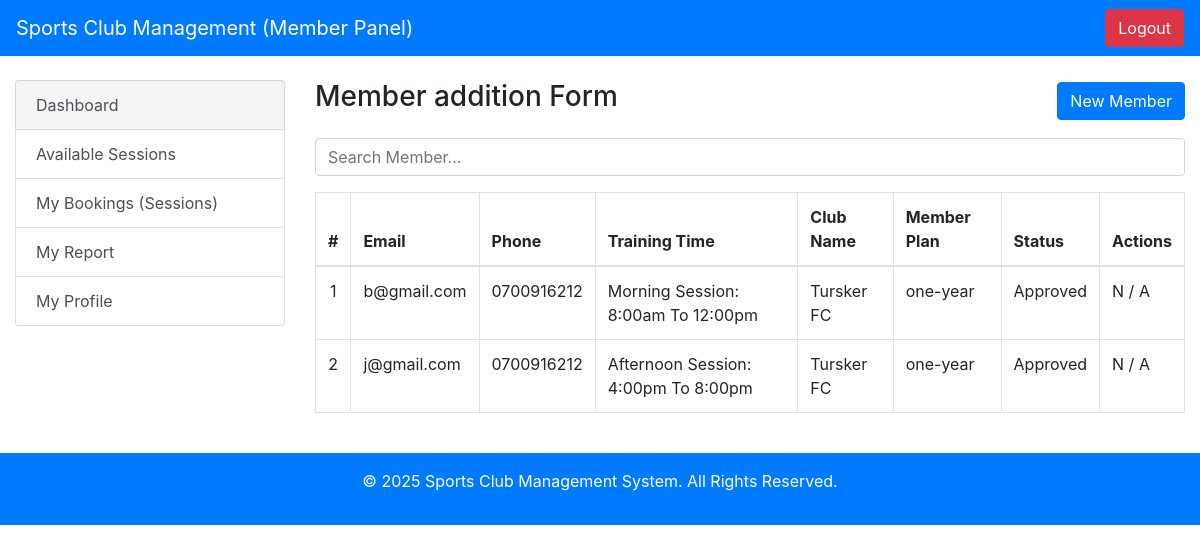
/memberlist.php, run on the app's committed database.
### tables this page shows
CREATE TABLE `members` (
  `member_id` int(11) NOT NULL,
  `firstname` varchar(50) NOT NULL,
  `lastname` varchar(50) NOT NULL,
  `email` varchar(100) NOT NULL,
  `phone` varchar(15) NOT NULL,
  `age` int(11) NOT NULL,
  `club_id` int(11) NOT NULL,
  `plan_id` int(11) NOT NULL,
  `training_time` varchar(100) NOT NULL,
  `password` varchar(255) NOT NULL,
  `meStatus` varchar(120) NOT NULL DEFAULT 'Approved',
  `created_at` timestamp NOT NULL DEFAULT current_timestamp()
);

CREATE TABLE `club_services` (
  `club_id` int(11) NOT NULL,
  `name` varchar(255) NOT NULL,
  `position` varchar(255) NOT NULL,
  `goal` text NOT NULL,
  `created_at` timestamp NOT NULL DEFAULT current_timestamp(),
  `club_del` varchar(120) NOT NULL DEFAULT 'present'
);

CREATE TABLE `plans` (
  `plan_id` int(11) NOT NULL,
  `planname` varchar(255) NOT NULL,
  `planLength` varchar(120) NOT NULL,
  `fees` decimal(10,2) NOT NULL,
  `planend` varchar(120) NOT NULL,
  `plan_del` varchar(120) NOT NULL DEFAULT 'present'
);

### memberlist.php (the view, shortened to what this page needs)
<?php
include_once("includes/connection.php");
?>
<!DOCTYPE html>
<html lang="en">
<head>
  <link href="https://stackpath.bootstrapcdn.com/bootstrap/4.5.2/css/bootstrap.min.css" rel="stylesheet">
</head>
<body>
<?php include_once("includes/topbar.php");?>
  <div class="container-fluid mt-4">
    <div class="row">
      <div class="col-md-3">
        <?php include_once("includes/sidebar.php"); ?>
      </div>
      <div class="col-md-9">
        <div class="d-flex justify-content-between align-items-center mb-3">
          <h3>Member addition Form</h3>
          <button class="btn btn-primary" data-toggle="modal" data-target="#addStaffModal">New Member</button>
        </div>
        <div class="mb-3">
          <input type="text" id="searchInput" class="form-control" placeholder="Search Member...">
        </div>
        <table class="table table-bordered" id="staffTable">
          <thead>
            <tr>
              <th>#</th>
              <th>Email</th>
              <th>Phone</th>
              <th>Training Time</th>
              <th>Club Name</th>
              <th>Member Plan</th>
              <th>Status</th>
              <th>Actions</th>
            </tr>
          </thead>
          <tbody>
          <?php
    $cnt=1;
      $dis = mysqli_query($conn,"select * from members join club_services on members.club_id=club_services.club_id join plans on members.plan_id=plans.plan_id");
      while($rows=mysqli_fetch_array($dis)){
        $member_id = $rows['member_id'];
        ?>
            <tr>
                <td class="text-center"><?php echo $cnt;?></td>
                 <td><?php echo $rows['email'] ?></td>
                 <td><?php echo $rows['phone'] ?></td>
                 <td><?php echo $rows['training_time'] ?></td>
                 <td><?php echo $rows['name'] ?></td>
                 <td><?php echo $rows['planname'] ?></td>
                 <td><?php echo $rows['meStatus'] ?></td>
                 <td>
                  <?php
                   $st = $rows['meStatus'];
                   if($st =="Approved"){
                     ?>
                       <p> N / A </p>
                     <?php
                   }
                   else{
                  ?>
                      <a class="btn btn-warning btn-sm" href="approve.php?member_id=<?php echo $member_id; ?>">Approve</a>
                  <?php
                   }
                  ?>
 </td>
            </tr>
        <?php
        $cnt=$cnt+1;
      }
    ?>
          </tbody>
        </table>
      </div>
    </div>
  </div>
  <?php include_once("includes/footer.php"); ?>
</body>
</html>

### includes/topbar.php (shortened to what this page needs)
<nav class="navbar navbar-expand-lg navbar-dark bg-primary">
  <a class="navbar-brand" href="#">Sports Club Management (Member Panel)</a>
  <div class="collapse navbar-collapse" id="navbarNav">
    <ul class="navbar-nav ml-auto">
      <li class="nav-item"> <button class="btn btn-danger"><a href="login.php" style="color:white;">Logout</a></button>
      </li>
    </ul>
  </div>
</nav>

### includes/sidebar.php
<div class="list-group">
          <a href="dashboard.php" class="list-group-item list-group-item-action actives" >Dashboard</a>
          <a href="sessions.php" class="list-group-item list-group-item-action actives1">Available Sessions</a>
          <a href="bookings.php" class="list-group-item list-group-item-action actives2">My Bookings (Sessions)</a>
          <a href="pdf/report.php" target="blank" class="list-group-item list-group-item-action actives3">My Report</a>
          <a href="profile.php" class="list-group-item list-group-item-action actives3">My Profile</a>
</div>

### includes/footer.php (shortened to what this page needs)
<footer class="bg-primary text-white text-center py-3 mt-4">
   <p>&copy; 2025 Sports Club Management System. All Rights Reserved.</p>
 </footer>

### memberlist.php (style rules this page uses)
.actives { background: whitesmoke; }

### data on the page
members: email "b@gmail.com", phone "0700916212", training_time "Morning Session: 8:00am To 12:00pm", club.name "Tursker FC", plan.planname "one-year", meStatus "Approved", shows "N / A"
members: email "j@gmail.com", phone "0700916212", training_time "Afternoon Session: 4:00pm To 8:00pm", club.name "Tursker FC", plan.planname "one-year", meStatus "Approved", shows "N / A"
